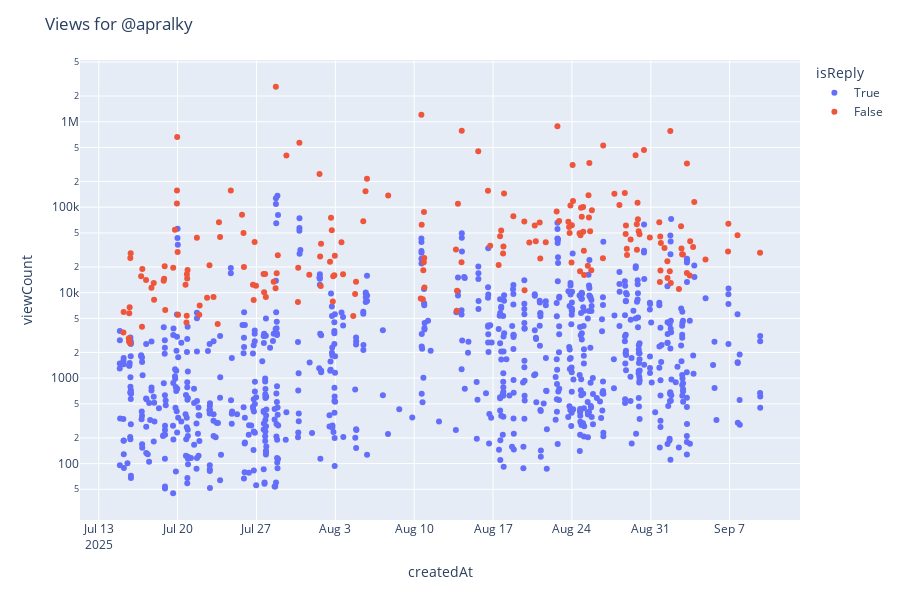

The cell this chart's notebook holds for it:
### Code cell
# is labels
format_string = "%a %b %d %H:%M:%S %z %Y"

df_formatted = df_tmini.copy()
df_formatted['createdAt'] = pd.to_datetime(df_formatted['createdAt'], format=format_string)

# Wrap text at 30 characters and replace newlines with HTML breaks
df_formatted['text'] = df_formatted['text'].str.wrap(50)
df_formatted['text'] = df_formatted['text'].apply(lambda x: x.replace('\n', '<br>'))

# truncate set
# df_formatted = df_formatted.head(100)

fig = px.scatter(
    df_formatted, 
    y='viewCount', 
    x='createdAt',
    color='isReply',
    hover_data=['text'],
    log_y=True,
)

# Format x-axis to show only year-month
fig.update_layout(
    title=f'Views for @{USERNAME}',
    height=600,
    xaxis=dict(
        tickmode='auto',
        nticks=10,  # Limit number of ticks
    )
)

fig.show()

### Figure 1 — Plotly figure (JSON) as saved in the notebook; plotly's stock layout.template omitted (floating-point values rounded to 4 significant figures; data arrays with more than 128 entries replaced by an {"elided": "..."} marker saying what was removed)
{"data": [{"customdata": {"elided": "810x1 str values"}, "hovertemplate": "isReply=True<br>createdAt=%{x}<br>viewCount=%{y}<br>text=%{customdata[0]}<extra></extra>", "legendgroup": "True", "marker": {"color": "#636efa", "symbol": "circle"}, "mode": "markers", "name": "True", "orientation": "v", "showlegend": true, "type": "scatter", "x": {"elided": "810 str values"}, "xaxis": "x", "y": {"elided": "810 int values"}, "yaxis": "y"}, {"customdata": {"elided": "190x1 str values"}, "hovertemplate": "isReply=False<br>createdAt=%{x}<br>viewCount=%{y}<br>text=%{customdata[0]}<extra></extra>", "legendgroup": "False", "marker": {"color": "#EF553B", "symbol": "circle"}, "mode": "markers", "name": "False", "orientation": "v", "showlegend": true, "type": "scatter", "x": {"elided": "190 str values"}, "xaxis": "x", "y": {"elided": "190 int values"}, "yaxis": "y"}], "layout": {"height": 600, "legend": {"title": {"text": "isReply"}, "tracegroupgap": 0}, "margin": {"t": 60}, "title": {"text": "Views for @apralky"}, "xaxis": {"anchor": "y", "domain": [0, 1], "nticks": 10, "tickmode": "auto", "title": {"text": "createdAt"}}, "yaxis": {"anchor": "x", "domain": [0, 1], "title": {"text": "viewCount"}, "type": "log"}}}
